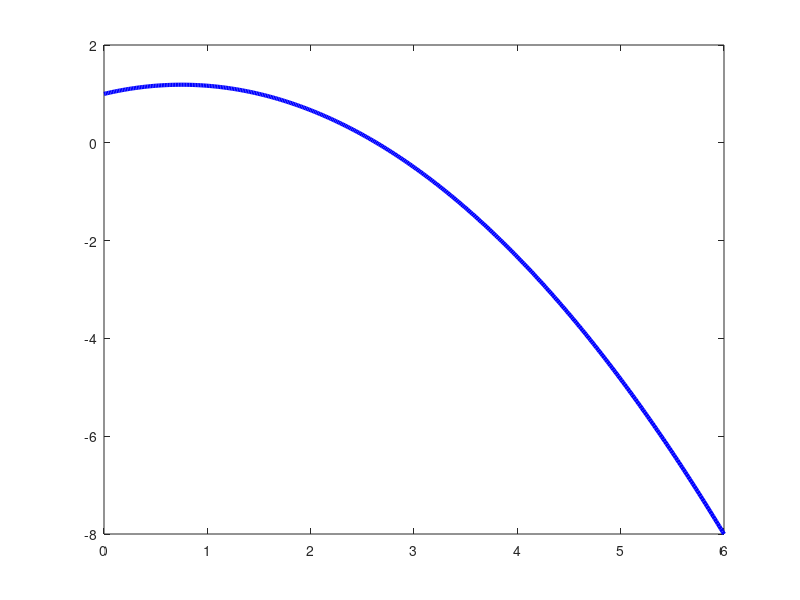

MATLAB code for this plot: (Note: this script raises an error after producing the figure.)
% Anush Rathod
% 09/17/2021
% ECE202 F21, MATLAB excercise M4 part(a)
% plotting Truncated power series

clear
clf

%------- setting up values for t and f---------

t = linspace(0, 6, 400);  % time array, in s
f = 1 + t/2 - (t.^2)/3;  % truncated series

%------ plotting the graph --------

plot(t, f, 'b', 'LineWidth', 3)  % thick blue line

%------ Labeling the axes-------
ax = gca; ax.FontSize = 12;
xlabel('time t (s)', 'FontSize', 15)
ylabel('f(t)', 'FontSize', 15)
title('ECE202 M4 part(a)- Truncated power Series', 'FontSize', 18)

grid on
